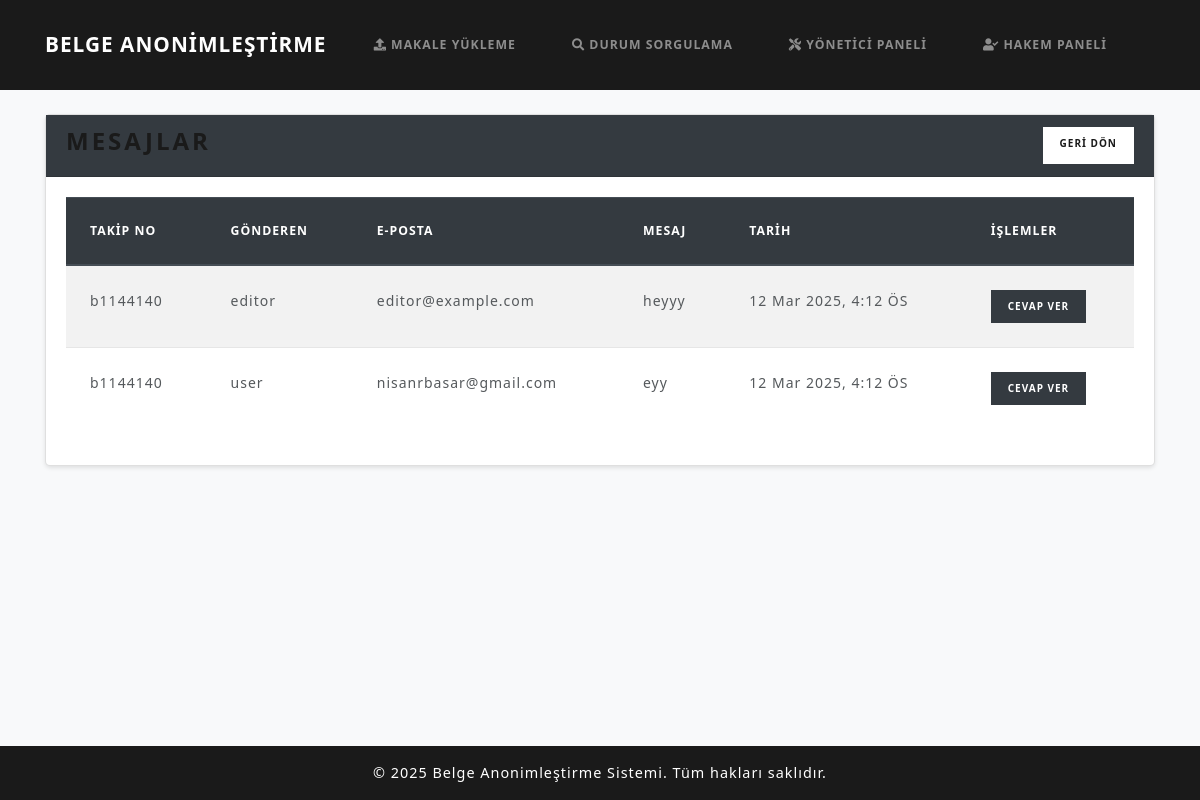
Page /makalesistemi/yonetici/messages/ on the earlier database version.
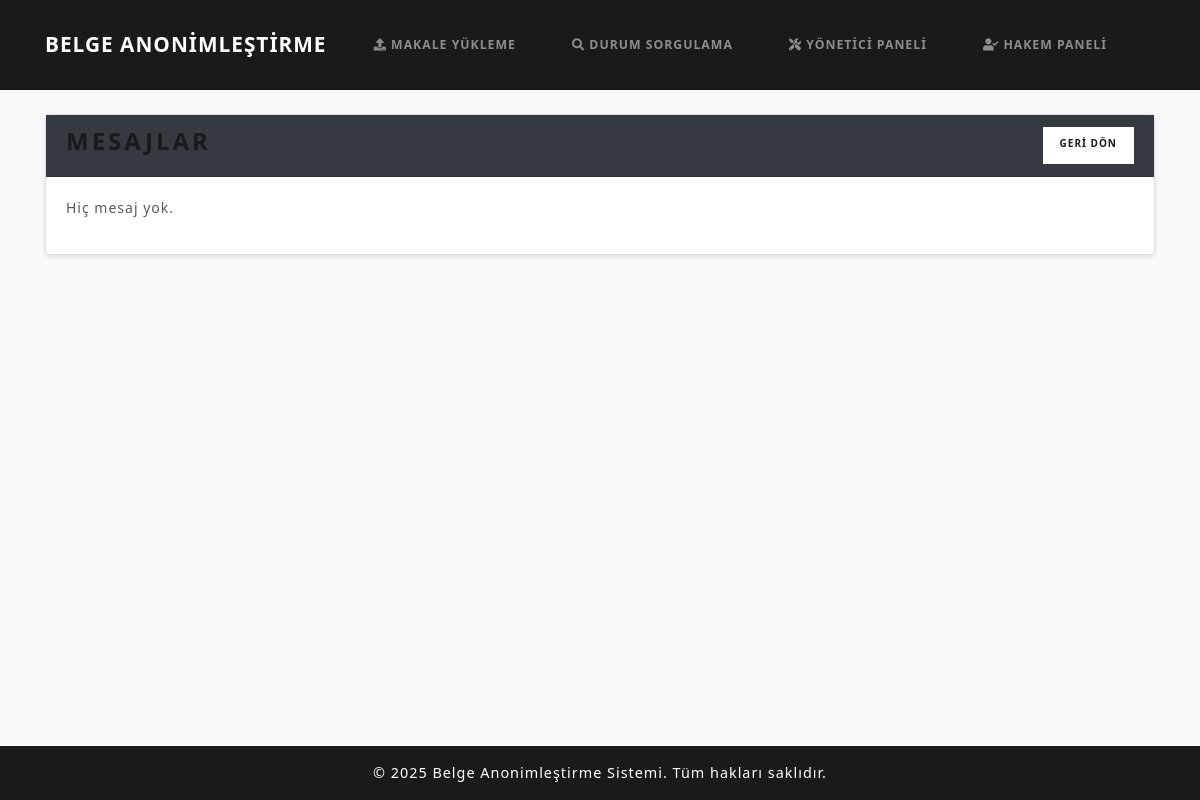
Same page on the later database version.
### papers/models.py (models this page shows, shortened)
class Message(models.Model):
    submission = models.ForeignKey(Submission, on_delete=models.CASCADE, related_name='messages')
    sender = models.CharField(max_length=50)
    sender_email = models.CharField(max_length=100, null=True, blank=True)
    content = models.TextField()
    timestamp = models.DateTimeField(default=timezone.now)

class Submission(models.Model):
    tracking_number = models.CharField(max_length=50, unique=True)
    email_hash = models.CharField(max_length=64)
    encrypted_filename = models.TextField(null=True, blank=True)
    original_pdf = models.FileField(upload_to='uploads/')
    revised_pdf = models.FileField(upload_to='uploads/', null=True, blank=True)
    anonymized_pdf = models.FileField(upload_to='anonymized/', null=True, blank=True)
    final_pdf = models.FileField(upload_to='final/', null=True, blank=True)
    extracted_keywords = models.TextField(blank=True, null=True)
    subtopics = models.ManyToManyField(Subtopic, blank=True, related_name='submissions')
    status = models.CharField(max_length=50, choices=STATUS_CHOICES, default='Gönderildi')
    review = models.TextField(null=True, blank=True)
    reviewer = models.ForeignKey(Reviewer, null=True, blank=True, on_delete=models.SET_NULL)
    timestamp = models.DateTimeField(default=timezone.now)
    reviewed_pdf = models.FileField(upload_to='reviewed/', null=True, blank=True)  # Yeni alan
    anonymized_data = models.TextField(null=True, blank=True)
    restored = models.BooleanField(default=False)

### papers/views.py (the view)
# urls.py: path('makalesistemi/yonetici/messages/', views.editor_messages, name='editor_messages'),
def editor_messages(request):
    all_msgs = Message.objects.all().order_by('-timestamp')
    return render(request, 'editor_messages.html', {'all_msgs': all_msgs})

### templates/editor_messages.html
{% extends 'base.html' %}
{% block content %}
<div class="card">
  <div class="card-header bg-dark text-white d-flex justify-content-between">
    <h3>Mesajlar</h3>
    <a href="{% url 'editor_dashboard' %}" class="btn btn-light btn-sm">GERİ DÖN</a>
  </div>
  <div class="card-body">
    {% if all_msgs %}
    <div class="table-responsive">
      <table class="table table-striped">
        <thead class="thead-dark">
          <tr>
            <th>Takip No</th>
            <th>Gönderen</th>
            <th>E-posta</th>
            <th>Mesaj</th>
            <th>Tarih</th>
            <th>İşlemler</th>
          </tr>
        </thead>
        <tbody>
          {% for msg in all_msgs %}
          <tr>
            <td>{{ msg.submission.tracking_number }}</td>
            <td>{{ msg.sender }}</td>
            <td>{{ msg.sender_email }}</td>
            <td>{{ msg.content }}</td>
            <td>{{ msg.timestamp|date:"d M Y, g:i A" }}</td>
            <td>
              <a href="{% url 'reply_to_message' msg.id %}" class="btn btn-dark btn-sm">Cevap Ver</a>
            </td>
          </tr>
          {% endfor %}
        </tbody>
      </table>
    </div>
    {% else %}
    <p>Hiç mesaj yok.</p>
    {% endif %}
  </div>
</div>
{% endblock %}

Differences in the rows shown:
removed Message: submission.tracking_number "b1144140", sender "editor", sender_email "editor@example.com", content "heyyy", timestamp "12 Mar 2025, 4:12 ÖS"
removed Message: submission.tracking_number "b1144140", sender "user", sender_email "nisanrbasar@gmail.com", content "eyy", timestamp "12 Mar 2025, 4:12 ÖS"
Other differences:
text no longer shown: "TAKIP NO GÖNDEREN E-POSTA MESAJ TARIH İŞLEMLER"
text now shown: "Hiç mesaj yok."
